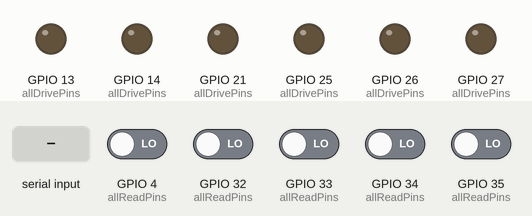
Simulated run of this sketch. Board: ESP32. Parts: output pins drawn as LEDs (lit = HIGH). The inputs (shaded band) are chosen by the test bench; at power-on: GPIO 4 (allReadPins), GPIO 32 (allReadPins), GPIO 33 (allReadPins), GPIO 34 (allReadPins), GPIO 35 (allReadPins) LOW. What the sketch prints to the serial monitor is not drawn.

Above: at 2.2 s.
2.3 s: "1" received over Serial
At 3.5 s:
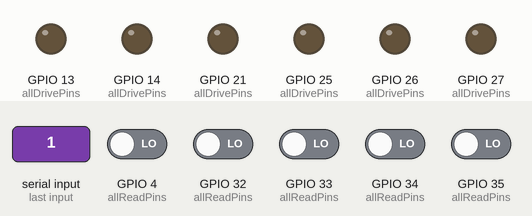
3.8 s: "0" received over Serial
At 4.6 s:
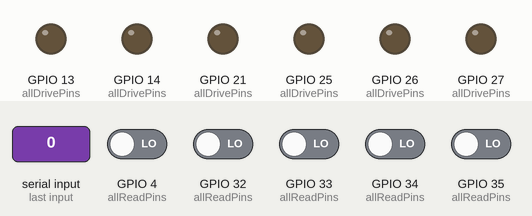
5.3 s: "2" received over Serial
At 5.8 s:
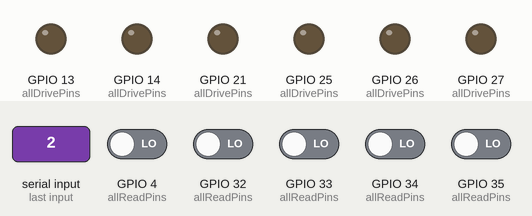
6.8 s: "1" received over Serial
At 8.0 s:
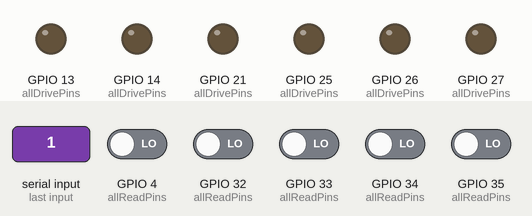
8.3 s: "0" received over Serial
At 9.2 s:
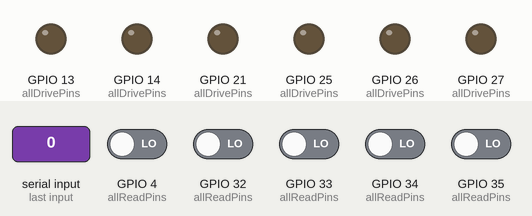
9.8 s: "2" received over Serial
At 10.4 s:
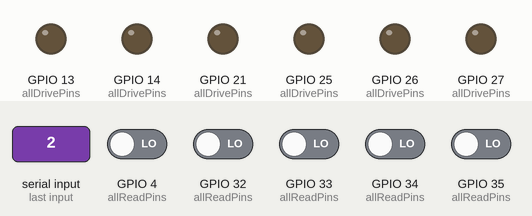
Timing chart, 0 to 12.3 s (numbered marks = the images above; inputs shaded):
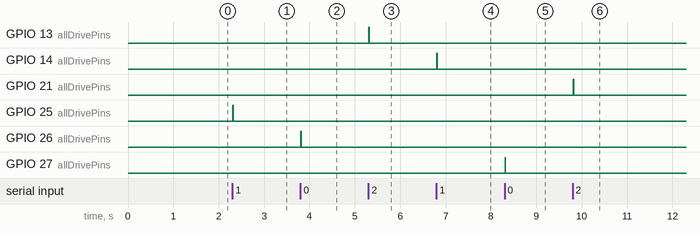

Measured:
- after the input at 2.3 s, GPIO 25 (allDrivePins): LOW → HIGH at once, → LOW 0.01 s later
- after the input at 3.8 s, GPIO 26 (allDrivePins): LOW → HIGH at once, → LOW 0.01 s later
- after the input at 5.3 s, GPIO 13 (allDrivePins): LOW → HIGH at once, → LOW 0.01 s later
- after the input at 6.8 s, GPIO 14 (allDrivePins): LOW → HIGH at once, → LOW 0.01 s later
- after the input at 8.3 s, GPIO 27 (allDrivePins): LOW → HIGH at once, → LOW 0.01 s later
- after the input at 9.8 s, GPIO 21 (allDrivePins): LOW → HIGH at once, → LOW 0.01 s later

The sketch:

Cable_Tester.ino
```cpp
/*
 * NurseryHub — Cable Continuity, Polarity & Diode Protection Tester
 *
 * Tests sensor cables using EOL (end-of-line) loopback plugs.
 * Safe to run with no sensors attached — only drives GPIO outputs
 * at 3.3V logic level, never mains or valve power.
 *
 * ── HOW IT WORKS ─────────────────────────────────────────────────
 * Each cable runs two sub-tests:
 *
 *   1. CONTINUITY — drive pin A HIGH, read back on pin B via EOL loopback.
 *      PASS = signal arrives. FAIL = open circuit / broken wire.
 *
 *   2. DIODE PROTECTION — reverse the drive: set pin B HIGH, read pin A.
 *      A correctly fitted TVS/Schottky diode on pin A blocks reverse current.
 *      PASS = pin A reads LOW (diode blocking). FAIL = pin A reads HIGH
 *      (diode missing, wrong orientation, or shorted).
 *
 * Both tests must pass for a cable to be cleared for use.
 *
 * ── EOL PLUG WIRING ──────────────────────────────────────────────
 * Make one plug per cable type using the same connector as the sensor.
 * The loopback is a simple short between two pins — the reverse-direction
 * test is done in software, not by extra wiring.
 *
 * MOISTURE SENSOR (3-pin JST-XH):
 *   Pin 1 (VCC) ──┐
 *   Pin 2 (GND)   │ leave open
 *   Pin 3 (SIG) ──┘ short VCC to SIG
 *
 * DHT22 (4-pin JST-XH):
 *   Pin 1 (VCC)  ──┐
 *   Pin 2 (GND)    │ leave open
 *   Pin 3 (DATA) ──┘ short VCC to DATA
 *   Pin 4 (NC)     leave open
 *
 * RELAY (3-pin JST-XH):
 *   Pin 1 (VCC) ──┐
 *   Pin 2 (GND)   │ leave open
 *   Pin 3 (IN)  ──┘ short VCC to IN
 *   NOTE: relay coil is NOT energised during test
 *
 * I2C (4-pin JST-XH — BH1750, MLX90614, ADS1115):
 *   Pin 1 (VCC) ──┐
 *   Pin 2 (GND)   │ leave open
 *   Pin 3 (SDA) ──┘ short VCC to SDA
 *   Pin 4 (SCL)    leave open (tested separately via GND pull-down)
 *
 * ── SAFETY ───────────────────────────────────────────────────────
 * - All test pins are 3.3V logic only
 * - Never connect relay coil power (12V/24V) during cable test
 * - Never connect live sensors during cable test
 * - GND pins tested via pull-down only — never driven HIGH
 * - All drive pins return to LOW/INPUT after each test
 *
 * ── USAGE ────────────────────────────────────────────────────────
 * 1. Flash to ESP32
 * 2. Open Serial Monitor at 115200 baud
 * 3. Plug EOL loopback plug into the cable under test
 * 4. Press BOOT button on the ESP32 (or send any character)
 * 5. Both continuity and diode tests run automatically
 * 6. OVERALL PASS = both tests passed
 *
 * No libraries required.
 */

// ── PIN ASSIGNMENTS ───────────────────────────────────────────────
#define DRIVE_MOISTURE_A   25
#define DRIVE_MOISTURE_B   26
#define DRIVE_MOISTURE_C   13
#define DRIVE_MOISTURE_D   14
#define DRIVE_DHT          27
#define DRIVE_I2C_VCC      21

#define READ_MOISTURE_A    32
#define READ_MOISTURE_B    33
#define READ_MOISTURE_C    34
#define READ_MOISTURE_D    35
#define READ_DHT_DATA       4
#define READ_I2C_SCL       22

// ── CABLE DEFINITIONS ─────────────────────────────────────────────
struct CableTest {
  const char* name;
  int drivePin;   // -1 = GND-only test (no drive)
  int readPin;
  bool testDiode; // true = also run reverse-direction diode test
};

CableTest cables[] = {
  { "Moisture zone_a  (GPIO25→32)",  DRIVE_MOISTURE_A, READ_MOISTURE_A, true  },
  { "Moisture zone_b  (GPIO26→33)",  DRIVE_MOISTURE_B, READ_MOISTURE_B, true  },
  { "Moisture zone_c  (GPIO13→34)",  DRIVE_MOISTURE_C, READ_MOISTURE_C, true  },
  { "Moisture zone_d  (GPIO14→35)",  DRIVE_MOISTURE_D, READ_MOISTURE_D, true  },
  { "DHT22            (GPIO27→4)",   DRIVE_DHT,        READ_DHT_DATA,   true  },
  { "I2C SDA          (GPIO21→SDA)", DRIVE_I2C_VCC,    READ_MOISTURE_A, true  }, // SDA loopback
  { "I2C GND/SCL      (GND→SCL)",   -1,               READ_I2C_SCL,    false }, // GND test only
};

#define NUM_CABLES (sizeof(cables) / sizeof(cables[0]))

int currentTest = 0;

int allDrivePins[] = {
  DRIVE_MOISTURE_A, DRIVE_MOISTURE_B, DRIVE_MOISTURE_C, DRIVE_MOISTURE_D,
  DRIVE_DHT, DRIVE_I2C_VCC
};
int allReadPins[] = {
  READ_MOISTURE_A, READ_MOISTURE_B, READ_MOISTURE_C, READ_MOISTURE_D,
  READ_DHT_DATA, READ_I2C_SCL
};

void setup() {
  Serial.begin(115200);
  delay(1000);
  initPins();

  Serial.println();
  Serial.println("━━━━━━━━━━━━━━━━━━━━━━━━━━━━━━━━━━━━━━━━━━━━━━━");
  Serial.println("  NurseryHub — Cable & Diode Protection Tester");
  Serial.println("━━━━━━━━━━━━━━━━━━━━━━━━━━━━━━━━━━━━━━━━━━━━━━━");
  Serial.println();
  Serial.println("  Two tests per cable:");
  Serial.println("    1. Continuity  — signal must pass forward");
  Serial.println("    2. Diode check — signal must be blocked in reverse");
  Serial.println();
  Serial.println("  Plug EOL loopback plug into cable, then press");
  Serial.println("  BOOT button or send any character to test.");
  Serial.println();
  printNextPrompt();
}

void loop() {
  if (Serial.available()) {
    while (Serial.available()) Serial.read();
    runTest(currentTest);
    currentTest = (currentTest + 1) % NUM_CABLES;
    Serial.println();
    printNextPrompt();
  }
}

void runTest(int idx) {
  CableTest& t = cables[idx];
  Serial.println("──────────────────────────────────────────────────");
  Serial.printf( "Cable: %s\n", t.name);

  if (t.drivePin < 0) {
    // GND-only test — pin should sit LOW with pull-down when GND is connected
    bool gndOk = (digitalRead(t.readPin) == LOW);
    Serial.printf("  GND continuity:  %s\n", gndOk ? "PASS ✓" : "FAIL — GND wire open or floating");
    Serial.printf("Overall: %s\n", gndOk ? "PASS ✓" : "FAIL ✗");
    return;
  }

  // ── Test 1: Continuity (forward) ──────────────────────────────
  pinMode(t.drivePin, OUTPUT);
  pinMode(t.readPin, INPUT_PULLDOWN);
  digitalWrite(t.drivePin, HIGH);
  delay(10);
  bool forwardHigh = (digitalRead(t.readPin) == HIGH);
  digitalWrite(t.drivePin, LOW);
  pinMode(t.drivePin, INPUT);  // release before reverse test
  delay(5);

  Serial.printf("  1. Continuity:   ");
  if (forwardHigh) {
    Serial.println("PASS ✓ — signal arrived at return pin");
  } else {
    Serial.println("FAIL ✗ — no signal (open circuit / broken wire)");
  }

  // ── Test 2: Diode protection (reverse) ────────────────────────
  bool diodeOk = false;
  if (t.testDiode) {
    // Drive the return pin HIGH — if diode is present it blocks back-feed to drivePin
    pinMode(t.readPin, OUTPUT);
    pinMode(t.drivePin, INPUT_PULLDOWN);
    digitalWrite(t.readPin, HIGH);
    delay(10);
    bool reverseHigh = (digitalRead(t.drivePin) == HIGH);
    digitalWrite(t.readPin, LOW);
    // Restore
    pinMode(t.readPin, INPUT_PULLDOWN);
    pinMode(t.drivePin, OUTPUT);
    digitalWrite(t.drivePin, LOW);
    delay(5);

    diodeOk = !reverseHigh;  // diode passes if reverse signal was blocked
    Serial.printf("  2. Diode check:  ");
    if (diodeOk) {
      Serial.println("PASS ✓ — reverse current blocked");
    } else if (!forwardHigh) {
      Serial.println("SKIP  — continuity failed, diode test not meaningful");
    } else {
      Serial.println("FAIL ✗ — reverse current NOT blocked (diode missing, wrong direction, or shorted)");
    }
  } else {
    Serial.println("  2. Diode check:  SKIP — not applicable for this cable type");
    diodeOk = true;
  }

  // ── Overall ───────────────────────────────────────────────────
  bool overall = forwardHigh && diodeOk;
  Serial.printf("Overall: %s\n", overall ? "PASS ✓" : "FAIL ✗");
}

void initPins() {
  for (int i = 0; i < 6; i++) {
    pinMode(allDrivePins[i], OUTPUT);
    digitalWrite(allDrivePins[i], LOW);
  }
  for (int i = 0; i < 6; i++) {
    pinMode(allReadPins[i], INPUT_PULLDOWN);
  }
}

void printNextPrompt() {
  Serial.printf("Next: %s\n", cables[currentTest].name);
  Serial.println("Plug in EOL plug and press BOOT or send any character...");
}
```
